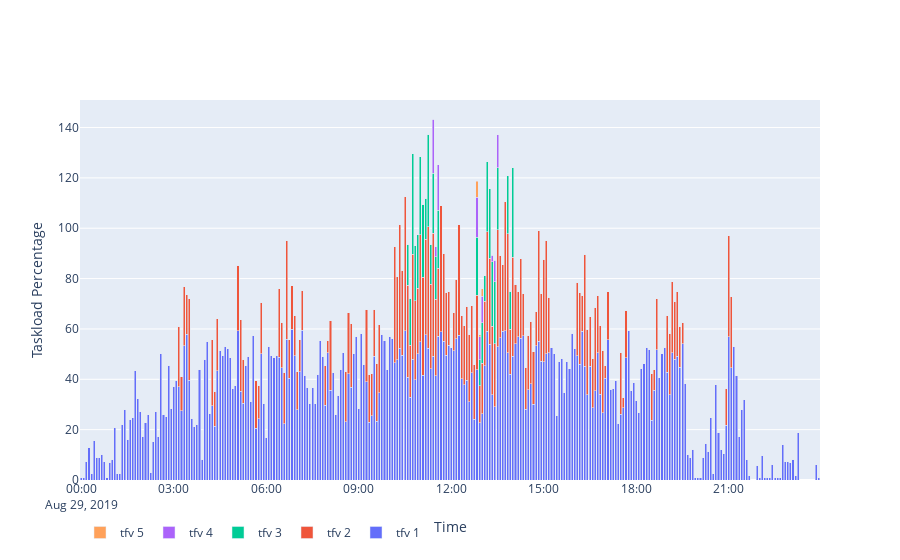

Here is the notebook cell this chart was saved with:
### Code cell
df_sectorised_taskload = model_to_sector_configuration_df(m, time_interval_length_mins)

df_graph_data = create_taskload_by_tfv_data(df_sector_taskloads, df_sectorised_taskload, time_interval_length_mins, 
                                        df_tfv = df_tfv, sort_taskloads = True)

print(report_results(df_sectorised_taskload, num_airspaces_in_config_dict))

create_taskload_by_tfv_bar_chart(df_sectorised_taskload, df_graph_data)

### Figure 1 — Plotly figure (JSON) as saved in the notebook; plotly's stock layout.template omitted (floating-point values rounded to 4 significant figures; data arrays with more than 128 entries replaced by an {"elided": "..."} marker saying what was removed)
{"data": [{"hovertext": {"elided": "288 str values"}, "name": "tfv 1", "type": "bar", "x": {"elided": "288 str values"}, "y": {"elided": "288 float values"}}, {"hovertext": {"elided": "288 str values"}, "name": "tfv 2", "type": "bar", "x": {"elided": "288 str values"}, "y": {"elided": "288 float values"}}, {"hovertext": {"elided": "288 str values"}, "name": "tfv 3", "type": "bar", "x": {"elided": "288 str values"}, "y": {"elided": "288 float values"}}, {"hovertext": {"elided": "288 str values"}, "name": "tfv 4", "type": "bar", "x": {"elided": "288 str values"}, "y": {"elided": "288 float values"}}, {"hovertext": {"elided": "288 str values"}, "name": "tfv 5", "type": "bar", "x": {"elided": "288 str values"}, "y": {"elided": "288 float values"}}], "layout": {"barmode": "stack", "legend": {"orientation": "h"}, "xaxis": {"title": {"text": "Time"}}, "yaxis": {"title": {"text": "Taskload Percentage"}}}}
